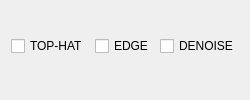
                  <widget class="QFrame" name="filterQFrame">
                   <layout class="QHBoxLayout" name="horizontalLayout_7">
                    <property name="topMargin">
                     <number>4</number>
                    </property>
                    <item>
                     <widget class="QCheckBox" name="topHatCheckBox">
                      <property name="toolTip">
                       <string notr="true"/>
                      </property>
                      <property name="text">
                       <string notr="true">TOP-HAT</string>
                      </property>
                     </widget>
                    </item>
                    <item>
                     <widget class="QCheckBox" name="edgeFilterCheckBox">
                      <property name="toolTip">
                       <string notr="true"/>
                      </property>
                      <property name="text">
                       <string notr="true">EDGE</string>
                      </property>
                     </widget>
                    </item>
                    <item>
                     <widget class="QCheckBox" name="waveletCheckBox">
                      <property name="toolTip">
                       <string notr="true"/>
                      </property>
                      <property name="text">
                       <string notr="true">DENOISE</string>
                      </property>
                     </widget>
                    </item>
                   </layout>
                  </widget>
